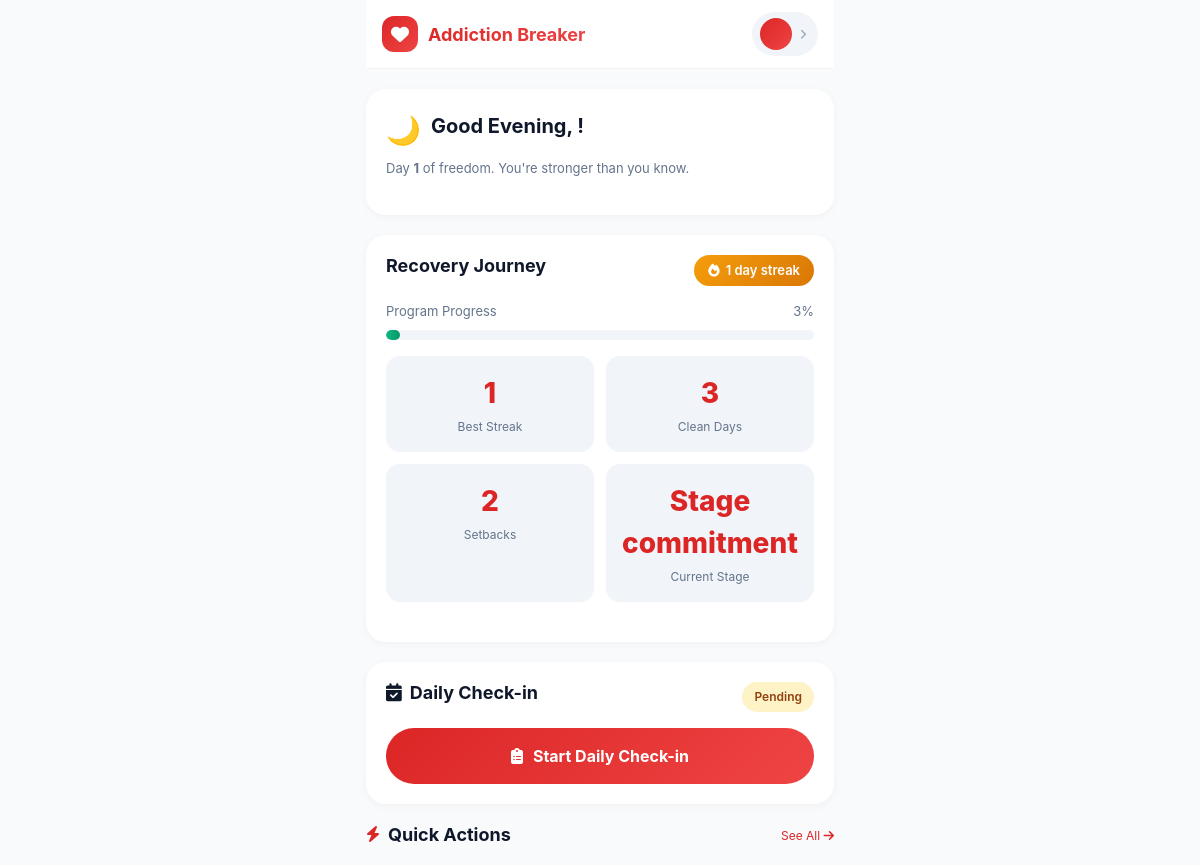
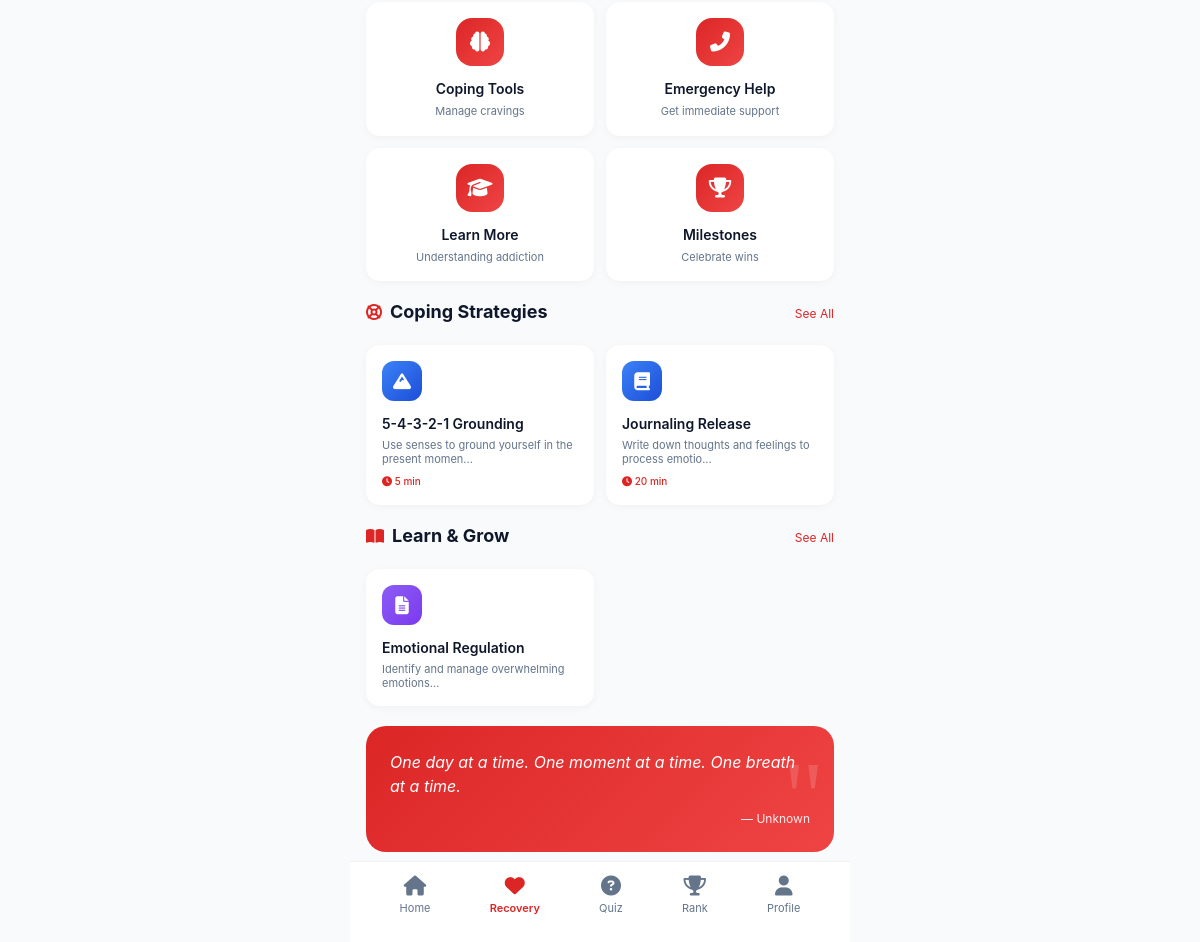
/addiction.php (signed in), run on the app's committed database (2 pictures, top to bottom).
### tables this page shows
CREATE TABLE `addiction_breaker_programs` (
  `id` int(11) NOT NULL,
  `user_id` int(11) DEFAULT NULL,
  `program_type` enum('substance','focus','healing','comprehensive') DEFAULT NULL,
  `addiction_type` varchar(100) DEFAULT NULL,
  `severity_level` enum('low','moderate','high','severe') DEFAULT 'moderate',
  `start_date` date DEFAULT NULL,
  `target_end_date` date DEFAULT NULL,
  `current_streak` int(11) DEFAULT 0,
  `longest_streak` int(11) DEFAULT 0,
  `total_clean_days` int(11) DEFAULT 0,
  `relapse_count` int(11) DEFAULT 0,
  `last_relapse_date` date DEFAULT NULL,
  `current_stage` enum('assessment','commitment','detox','recovery','maintenance','graduated') DEFAULT 'assessment',
  `progress_percentage` decimal(5,2) DEFAULT 0.00,
  `emergency_contact_name` varchar(100) DEFAULT NULL,
  `emergency_contact_phone` varchar(20) DEFAULT NULL,
  `emergency_contact_relation` varchar(50) DEFAULT NULL,
  `support_group_id` int(11) DEFAULT NULL,
  `daily_checkin_time` time DEFAULT NULL,
  `trigger_alerts_enabled` tinyint(1) DEFAULT 1,
  `progress_shared` tinyint(1) DEFAULT 0,
  `created_at` timestamp NOT NULL DEFAULT current_timestamp(),
  `updated_at` timestamp NOT NULL DEFAULT current_timestamp() ON UPDATE current_timestamp()
);

CREATE TABLE `addiction_coping_strategies` (
  `id` int(11) NOT NULL,
  `program_type` enum('substance','focus','healing','all') DEFAULT 'all',
  `strategy_name` varchar(100) NOT NULL,
  `description` text DEFAULT NULL,
  `category` enum('distraction','mindfulness','physical','social','spiritual','cognitive','emergency') DEFAULT 'cognitive',
  `duration_minutes` int(11) DEFAULT 5,
  `difficulty_level` enum('beginner','intermediate','advanced') DEFAULT 'beginner',
  `effectiveness_rating` decimal(3,2) DEFAULT 0.00,
  `instructions` text DEFAULT NULL,
  `tips` text DEFAULT NULL,
  `icon` varchar(50) DEFAULT NULL,
  `sort_order` int(11) DEFAULT 0,
  `is_active` tinyint(1) DEFAULT 1,
  `created_at` timestamp NOT NULL DEFAULT current_timestamp()
);

CREATE TABLE `addiction_educational_content` (
  `id` int(11) NOT NULL,
  `program_type` enum('substance','focus','healing','all') DEFAULT 'all',
  `content_type` enum('article','video','audio','worksheet','infographic','quiz') DEFAULT 'article',
  `title` varchar(200) NOT NULL,
  `description` text DEFAULT NULL,
  `content` text DEFAULT NULL,
  `media_url` varchar(255) DEFAULT NULL,
  `duration_minutes` int(11) DEFAULT 0,
  `category` varchar(100) DEFAULT NULL,
  `difficulty_level` enum('beginner','intermediate','advanced') DEFAULT 'beginner',
  `order_index` int(11) DEFAULT 0,
  `is_featured` tinyint(1) DEFAULT 0,
  `views` int(11) DEFAULT 0,
  `created_at` timestamp NOT NULL DEFAULT current_timestamp()
);

CREATE TABLE `addiction_motivational_quotes` (
  `id` int(11) NOT NULL,
  `program_type` enum('substance','focus','healing','all') DEFAULT 'all',
  `quote_text` text NOT NULL,
  `author` varchar(100) DEFAULT NULL,
  `category` enum('recovery','hope','strength','perseverance','mindfulness','general') DEFAULT 'recovery',
  `days_target` set('1','3','7','14','30','60','90','180','365') DEFAULT NULL,
  `is_active` tinyint(1) DEFAULT 1,
  `created_at` timestamp NOT NULL DEFAULT current_timestamp()
);

### addiction.php (the view, shortened to what this page needs)
<?php
include "config.php";
$user_id = $_SESSION['user_id'];
if (isset($_SESSION['full_name']) && !empty($_SESSION['full_name'])) {
    $user_name = $_SESSION['full_name'];
} elseif (isset($_SESSION['email'])) {
    $email = $_SESSION['email'];
    $name_part = explode('@', $email)[0];
    $user_name = ucwords(str_replace('.', ' ', $name_part));
} else {
    $user_name = "User";
}
$first_name = explode(' ', $user_name)[0];
$current_hour = date('H');
if ($current_hour < 12) {
    $greeting = "Good Morning";
    $greeting_icon = "☀️";
} elseif ($current_hour < 17) {
    $greeting = "Good Afternoon";
    $greeting_icon = "🌤️";
} else {
    $greeting = "Good Evening";
    $greeting_icon = "🌙";
}
$program_query = "SELECT * FROM addiction_breaker_programs WHERE user_id = ? ORDER BY id DESC LIMIT 1";
$stmt = $conn->prepare($program_query);
$stmt->bind_param("i", $user_id);
$stmt->execute();
$program_result = $stmt->get_result();
$has_program = false;
$current_program = null;
$current_streak = 0;
$progress = 0;
$program_id = 0;
if ($program_result->num_rows > 0) {
    $has_program = true;
    $current_program = $program_result->fetch_assoc();
    $current_streak = $current_program['current_streak'] ?? 0;
    $progress = floatval($current_program['progress_percentage'] ?? 0);
    $program_id = $current_program['id'];
}
$today = date('Y-m-d');
$checkin_query = "SELECT * FROM addiction_daily_checkins WHERE program_id = ? AND checkin_date = ?";
$stmt = $conn->prepare($checkin_query);
$stmt->bind_param("is", $program_id, $today);
$stmt->execute();
$checkin_result = $stmt->get_result();
$checked_in_today = ($checkin_result->num_rows > 0);
$strategies_query = "SELECT * FROM addiction_coping_strategies WHERE is_active = 1 AND (program_type = ? OR program_type = 'all') ORDER BY sort_order LIMIT 6";
$stmt = $conn->prepare($strategies_query);
$program_type = $has_program ? ($current_program['program_type'] ?? 'all') : 'all';
$stmt->bind_param("s", $program_type);
$stmt->execute();
$strategies_result = $stmt->get_result();
$coping_strategies = [];
while ($row = $strategies_result->fetch_assoc()) {
    $coping_strategies[] = $row;
}
$quotes_query = "SELECT * FROM addiction_motivational_quotes WHERE is_active = 1 AND (program_type = ? OR program_type = 'all') ORDER BY RAND() LIMIT 3";
$stmt = $conn->prepare($quotes_query);
$stmt->bind_param("s", $program_type);
$stmt->execute();
$quotes_result = $stmt->get_result();
$motivational_quotes = [];
while ($row = $quotes_result->fetch_assoc()) {
    $motivational_quotes[] = $row;
}
$education_query = "SELECT * FROM addiction_educational_content WHERE (program_type = ? OR program_type = 'all') ORDER BY order_index LIMIT 4";
$stmt = $conn->prepare($education_query);
$stmt->bind_param("s", $program_type);
$stmt->execute();
$education_result = $stmt->get_result();
$educational_content = [];
while ($row = $education_result->fetch_assoc()) {
    $educational_content[] = $row;
}
$streak_data = [
    'current' => $current_streak,
    'longest' => $has_program ? ($current_program['longest_streak'] ?? 0) : 0,
    'total_clean' => $has_program ? ($current_program['total_clean_days'] ?? 0) : 0,
    'relapses' => $has_program ? ($current_program['relapse_count'] ?? 0) : 0,
    'current_stage' => $has_program ? ($current_program['current_stage'] ?? 1) : 1
];
?>
<!DOCTYPE html>
<html lang="en">
<head>
    <link href="https://cdn.jsdelivr.net/npm/bootstrap@5.3.2/dist/css/bootstrap.min.css" rel="stylesheet">
    <link rel="stylesheet" href="https://cdnjs.cloudflare.com/ajax/libs/font-awesome/6.4.0/css/all.min.css">
</head>
<body>
<div class="app-container">
    <div class="app-header">
        <div class="header-inner">
            <div class="logo-area">
                <div class="logo-icon"><i class="fas fa-heart"></i></div>
                <span class="logo-text">Addiction Breaker</span>
            </div>
            <div class="user-badge" onclick="window.location.href='profile.php'">
                <div class="user-avatar-sm"><?php echo strtoupper(substr($first_name, 0, 1)); ?></div>
                <i class="fas fa-chevron-right" style="font-size: 10px; color: #94a3b8;"></i>
            </div>
        </div>
    </div>
    <div class="welcome-card">
        <div class="greeting-row">
            <span class="greeting-icon"><?php echo $greeting_icon; ?></span>
            <h2 class="greeting-title"><?php echo $greeting; ?>, <?php echo htmlspecialchars($first_name); ?>!</h2>
        </div>
        <p class="greeting-sub">
            <?php if ($has_program): ?>
                Day <strong><?php echo $current_streak; ?></strong> of freedom. You're stronger than you know.
            <?php else: ?>
                Ready to break free? Start your recovery journey today.
            <?php endif; ?>
        </p>
    </div>
    <?php if ($has_program): ?>
        <div class="progress-card">
            <div class="progress-header">
                <h3 class="progress-title">Recovery Journey</h3>
                <div class="streak-badge"><i class="fas fa-fire"></i> <?php echo $current_streak; ?> day streak</div>
            </div>
            <div class="progress-bar-container">
                <div class="progress-label">
                    <span>Program Progress</span>
                    <span><?php echo round($progress); ?>%</span>
                </div>
                <div class="progress-track">
                    <div class="progress-fill"></div>
                </div>
            </div>
            <div class="stats-grid">
                <div class="stat-card">
                    <div class="stat-value"><?php echo $streak_data['longest']; ?></div>
                    <div class="stat-label">Best Streak</div>
                </div>
                <div class="stat-card">
                    <div class="stat-value"><?php echo $streak_data['total_clean']; ?></div>
                    <div class="stat-label">Clean Days</div>
                </div>
                <div class="stat-card">
                    <div class="stat-value"><?php echo $streak_data['relapses']; ?></div>
                    <div class="stat-label">Setbacks</div>
                </div>
                <div class="stat-card">
                    <div class="stat-value">Stage <?php echo $streak_data['current_stage']; ?></div>
                    <div class="stat-label">Current Stage</div>
                </div>
            </div>
        </div>
        <div class="checkin-card">
            <div class="checkin-header">
                <h3 class="checkin-title"><i class="fas fa-calendar-check me-2"></i>Daily Check-in</h3>
                <div class="checkin-status <?php echo $checked_in_today ? 'status-done' : 'status-pending'; ?>">
                    <?php echo $checked_in_today ? '✓ Completed' : 'Pending'; ?>
                </div>
            </div>
            <?php if (!$checked_in_today): ?>
                <button class="btn-large btn-primary" onclick="openCheckinModal()">
                    <i class="fas fa-clipboard-list"></i> Start Daily Check-in
                </button>
            <?php endif; ?>
        </div>
        <div class="section-header">
            <h3 class="section-title"><i class="fas fa-bolt"></i> Quick Actions</h3>
            <a href="addiction-tools.php" class="see-all">See All <i class="fas fa-arrow-right"></i></a>
        </div>
        <div class="actions-grid">
            <div class="action-card" onclick="window.location.href='coping-strategies.php'">
                <div class="action-icon"><i class="fas fa-brain"></i></div>
                <div class="action-title">Coping Tools</div>
                <div class="action-desc">Manage cravings</div>
            </div>
            <div class="action-card" onclick="window.location.href='emergency-contact.php'">
                <div class="action-icon"><i class="fas fa-phone-alt"></i></div>
                <div class="action-title">Emergency Help</div>
                <div class="action-desc">Get immediate support</div>
            </div>
            <div class="action-card" onclick="window.location.href='addiction-education.php'">
                <div class="action-icon"><i class="fas fa-graduation-cap"></i></div>
                <div class="action-title">Learn More</div>
                <div class="action-desc">Understanding addiction</div>
            </div>
            <div class="action-card" onclick="window.location.href='addiction-milestones.php'">
                <div class="action-icon"><i class="fas fa-trophy"></i></div>
                <div class="action-title">Milestones</div>
                <div class="action-desc">Celebrate wins</div>
            </div>
        </div>
        <div class="section-header">
            <h3 class="section-title"><i class="fas fa-life-ring"></i> Coping Strategies</h3>
            <a href="coping-strategies.php" class="see-all">See All</a>
        </div>
        <div class="strategies-grid">
            <?php foreach (array_slice($coping_strategies, 0, 4) as $strategy): ?>
            <div class="strategy-card" onclick="window.location.href='strategy-detail.php?id=<?php echo $strategy['id']; ?>'">
                <div class="strategy-icon"><i class="fas <?php echo $strategy['icon'] ?? 'fa-tools'; ?>"></i></div>
                <div class="strategy-title"><?php echo htmlspecialchars($strategy['strategy_name']); ?></div>
                <div class="strategy-desc"><?php echo htmlspecialchars(substr($strategy['description'], 0, 50)); ?>...</div>
                <div class="strategy-time"><i class="fas fa-clock"></i> <?php echo $strategy['duration_minutes']; ?> min</div>
            </div>
            <?php endforeach; ?>
        </div>
        <div class="section-header">
            <h3 class="section-title"><i class="fas fa-book-open"></i> Learn & Grow</h3>
            <a href="addiction-education.php" class="see-all">See All</a>
        </div>
        <div class="education-grid">
            <?php foreach (array_slice($educational_content, 0, 4) as $content): ?>
            <div class="education-card" onclick="window.location.href='education-detail.php?id=<?php echo $content['id']; ?>'">
                <div class="education-icon"><i class="fas <?php
                    echo $content['content_type'] == 'video' ? 'fa-video' : ($content['content_type'] == 'audio' ? 'fa-headphones' : 'fa-file-alt');
                ?>"></i></div>
                <div class="education-title"><?php echo htmlspecialchars($content['title']); ?></div>
                <div class="education-desc"><?php echo htmlspecialchars(substr($content['description'], 0, 50)); ?>...</div>
            </div>
            <?php endforeach; ?>
        </div>
        <?php if (!empty($motivational_quotes)): ?>
        <div class="quote-card">
            <div class="quote-text"><?php echo htmlspecialchars($motivational_quotes[0]['quote_text']); ?></div>
            <div class="quote-author">— <?php echo htmlspecialchars($motivational_quotes[0]['author'] ?? 'Anonymous'); ?></div>
        </div>
        <?php endif; ?>
        <?php endif; ?>
</div>
<div class="bottom-nav">
    <div class="nav-links">
        <a href="index.php" class="nav-link-item"><i class="fas fa-home"></i><span>Home</span></a>
        <a href="addiction.php" class="nav-link-item active"><i class="fas fa-heart"></i><span>Recovery</span></a>
        <a href="bible_quiz.php" class="nav-link-item"><i class="fas fa-question-circle"></i><span>Quiz</span></a>
        <a href="leaderboard.php" class="nav-link-item"><i class="fas fa-trophy"></i><span>Rank</span></a>
        <a href="profile.php" class="nav-link-item"><i class="fas fa-user"></i><span>Profile</span></a>
    </div>
</div>
</body>
</html>

### data on the page
addiction_breaker_programs: current_streak "1", progress_percentage "3", total_clean_days "3", relapse_count "2", current_stage "commitment"
addiction_coping_strategies: strategy_name "5-4-3-2-1 Grounding", description "Use senses to ground yourself in the present momen", duration_minutes "5"
addiction_coping_strategies: strategy_name "Journaling Release", description "Write down thoughts and feelings to process emotio", duration_minutes "20"
addiction_educational_content: title "Emotional Regulation", description "Identify and manage overwhelming emotions"
addiction_motivational_quotes: quote_text "One day at a time. One moment at a time. One breath at a time.", author "Unknown"

### other printed values
$greeting_icon "🌙"
$greeting "Good Evening"
$streak_data['longest'] "1"
